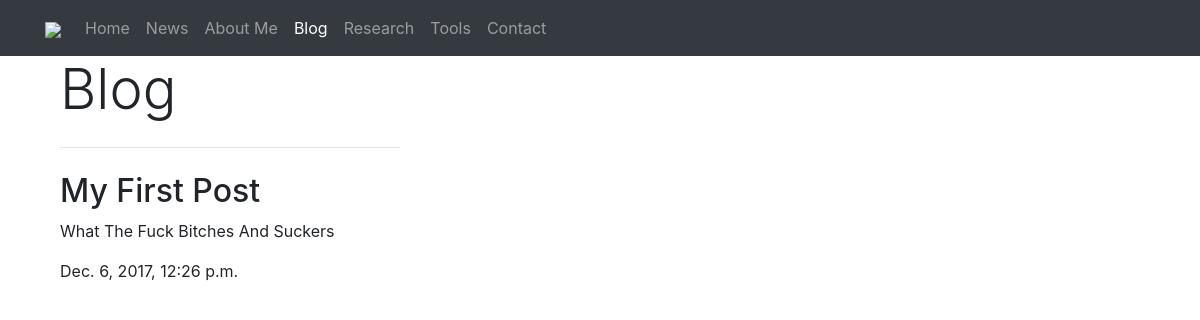
The app's page /blog/post/2/ with its own data.
### blog/models.py (models this page shows, shortened)
class Post(models.Model):
	title = models.CharField(max_length=140)
	body = models.TextField()
	date_publish = models.DateTimeField()
	date_create = models.DateTimeField(auto_now_add=True)
	date_update = models.DateTimeField(auto_now=True)
	public = models.BooleanField(default=True)
	category = models.ForeignKey(Category, null=True)

### blog/views.py (the view)
# urls.py: url(r'post/(?P<post_id>\d+)/$', views.post_detail_view, name="post_detail_view"),
def post_detail_view(request, post_id):
	context = { 'object': Post.objects.get(id=post_id)}
	return render(request, 'blog/post_detail.html', context)

### blog/templates/blog/post_detail.html (shortened to what this page needs)
{% extends 'myapp/base.html' %}
{% block nav-item-blog%} active {% endblock %}
{% block content%}
    <div class="container">
    <div class="col-4">
    <h1 class="display-4">Blog</h1>
    <hr class="my-4">
        <h2> {{ object.title }} </h2>
        <p> {{ object.body}} </p>
        <p> {{ object.date_publish }} </p>
    </div>
    </div>
{% endblock %}

### records on screen
Post: title "My First Post", body "What The Fuck Bitches And Suckers", date_publish "Dec. 6, 2017, 12:26 p.m."
